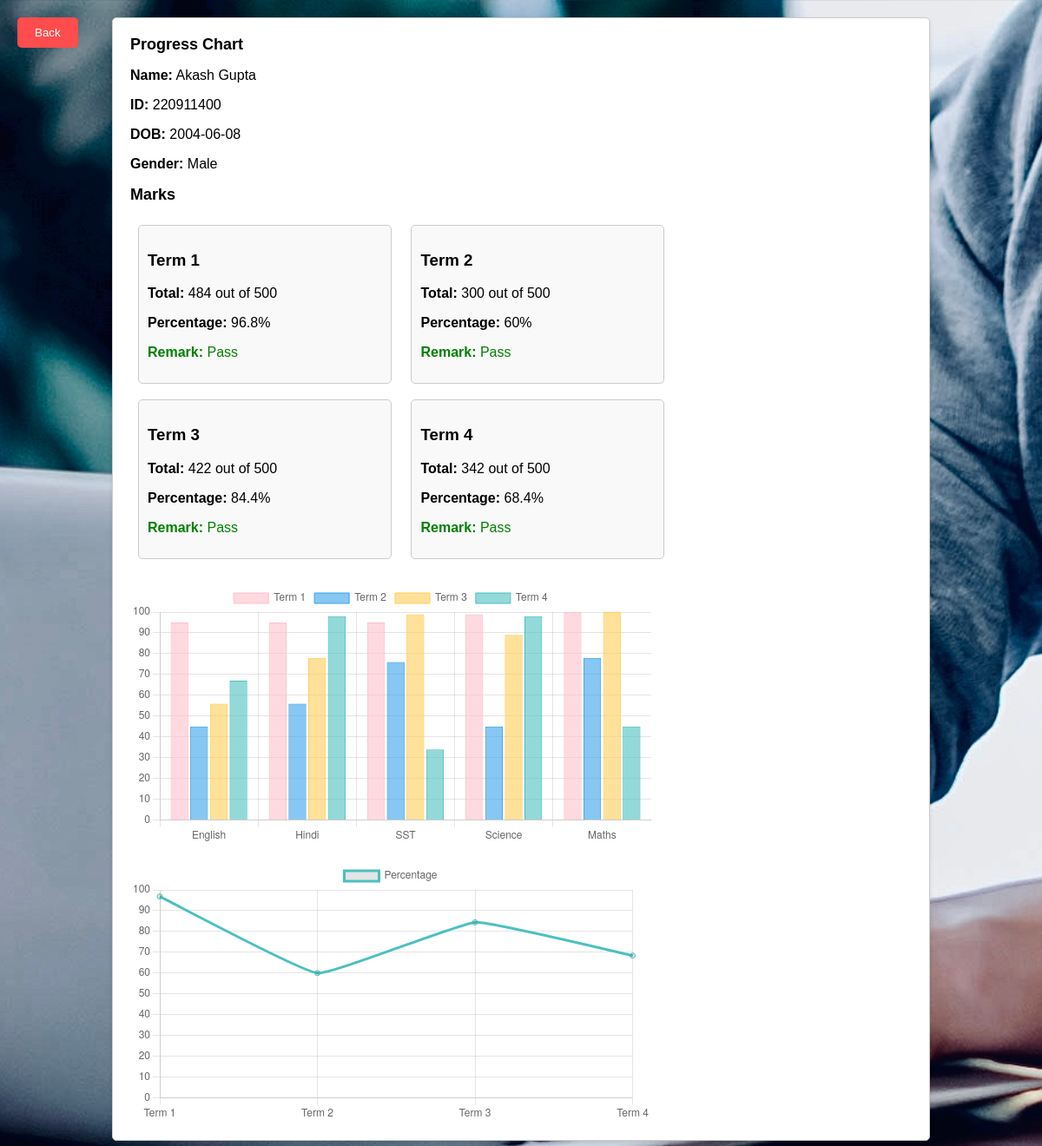
Page /progress.php (signed in) on the committed database.
### tables this page shows
CREATE TABLE `student` (
  `email` varchar(25) NOT NULL,
  `name` varchar(15) NOT NULL,
  `ID` int(10) NOT NULL,
  `dob` date NOT NULL,
  `gender` varchar(7) NOT NULL,
  `class` int(11) NOT NULL
);

CREATE TABLE `marks` (
  `email` varchar(25) NOT NULL,
  `ID` int(10) NOT NULL,
  `term` varchar(6) NOT NULL,
  `english` int(3) NOT NULL,
  `hindi` int(3) NOT NULL,
  `sst` int(3) NOT NULL,
  `science` int(3) NOT NULL,
  `maths` int(3) NOT NULL,
  `percent` float NOT NULL
);

### progress.php (the view, shortened to what this page needs)
<?php
include 'connect.php';
$email = $_SESSION['user_email'];
$studentQuery = "SELECT * FROM student WHERE email = ?";
$marksQuery = "SELECT * FROM marks WHERE email = ?";
$stmt = $pdo->prepare($studentQuery);
$stmt->bindParam(1, $email);
$stmt->execute();
$studentResult = $stmt->fetchAll(PDO::FETCH_ASSOC);
$stmtMarks = $pdo->prepare($marksQuery);
$stmtMarks->bindParam(1, $email);
$stmtMarks->execute();
$marksResults = $stmtMarks->fetchAll(PDO::FETCH_ASSOC);
function getGrade($marks) {
    if ($marks >= 91) return 'A+';
    return 'F';
}
function getRemark($percentage) {
    return $percentage < 36 ? 'Fail' : 'Pass';
}
function getSubjectGrade($marks) {
    if ($marks >= 91) return 'A+';
    if ($marks >= 81) return 'A';
    if ($marks >= 71) return 'B';
    if ($marks >= 61) return 'C';
    if ($marks >= 51) return 'D';
    if ($marks >= 36) return 'E';
    return 'F';
}
if (count($studentResult) > 0 && count($marksResults) > 0) {
    $student = $studentResult[0];
    $termsData = [];
    foreach ($marksResults as $marks) {
        $totalMarks = $marks['english'] + $marks['hindi'] + $marks['sst'] + $marks['science'] + $marks['maths'];
        $percentage = ($totalMarks / 500) * 100;
        $termsData[] = [
            'term' => $marks['term'],
            'marks' => [
                'English' => $marks['english'],
                'Hindi' => $marks['hindi'],
                'SST' => $marks['sst'],
                'Science' => $marks['science'],
                'Maths' => $marks['maths'],
            ],
            'grades' => [
                'English' => getSubjectGrade($marks['english']),
                'Hindi' => getSubjectGrade($marks['hindi']),
                'SST' => getSubjectGrade($marks['sst']),
                'Science' => getSubjectGrade($marks['science']),
                'Maths' => getSubjectGrade($marks['maths']),
            ],
            'total' => $totalMarks,
            'percentage' => round($percentage, 2),
            'grade' => getGrade($totalMarks),
            'remark' => getRemark($percentage),
        ];
    }
} else {
    echo "<div>No student data found.</div>";
    exit();
}
?>
<!DOCTYPE html>
<html lang="en">
<head>
</head>
<body>
<button class="back-btn" onclick="window.location.href='index.php'">Back</button>
    <div class="container" id="printArea">
        <h2>Progress Chart</h2>
        <p><strong>Name:</strong> <?php echo htmlspecialchars($student['name']); ?></p>
        <p><strong>ID:</strong> <?php echo htmlspecialchars($student['ID']); ?></p>
        <p><strong>DOB:</strong> <?php echo htmlspecialchars($student['dob']); ?></p>
        <p><strong>Gender:</strong> <?php echo htmlspecialchars($student['gender']); ?></p>
        <h2>Marks</h2>
        <div class="term-boxes">
            <?php foreach ($termsData as $termData): ?>
            <div class="term-box">
                <h3><?php echo htmlspecialchars($termData['term']); ?></h3>
                <p><strong>Total:</strong> <?php echo $termData['total']; ?> out of 500</p>
                <p><strong>Percentage:</strong> <?php echo $termData['percentage']; ?>%</p>
                <p class="<?php echo $termData['remark'] === 'Fail' ? 'fail' : 'pass'; ?>">
                    <strong>Remark:</strong> <?php echo htmlspecialchars($termData['remark']); ?>
                </p>
            </div>
            <?php endforeach; ?>
        </div>
        <div class="chart-container">
            <canvas id="marksChart"></canvas>
        </div>
        <div class="chart-container">
            <canvas id="percentageChart"></canvas>
        </div>
    </div>
    <script>
        // Marks Chart for each term
        const marksData = <?php echo json_encode(array_map(function($termData) {
            return $termData['marks'];
        }, $termsData)); ?>;
        const labels = <?php echo json_encode(array_map(function($termData) {
            return $termData['term'];
        }, $termsData)); ?>;
        const marksChart = new Chart(document.getElementById('marksChart').getContext('2d'), {
            type: 'bar',
            data: {
                labels: ['English', 'Hindi', 'SST', 'Science', 'Maths'],
                datasets: labels.map((label, index) => ({
                    label: label,
                    data: Object.values(marksData[index]),
                    backgroundColor: ['rgba(255, 192, 203, 0.6)', 'rgba(54, 162, 235, 0.6)', 'rgba(255, 206, 86, 0.6)', 'rgba(75, 192, 192, 0.6)', 'rgba(153, 102, 255, 0.6)'][index],
                    borderColor: ['rgba(255, 192, 203, 1)', 'rgba(54, 162, 235, 1)', 'rgba(255, 206, 86, 1)', 'rgba(75, 192, 192, 1)', 'rgba(153, 102, 255, 1)'][index],
                    borderWidth: 1
                })),
            },
            options: {
                scales: {
                    y: {
                        beginAtZero: true
                    }
                }
            }
        });
        // Percentage Chart
        const percentageData = <?php echo json_encode(array_map(function($termData) {
            return $termData['percentage'];
        }, $termsData)); ?>;
        const percentageChart = new Chart(document.getElementById('percentageChart').getContext('2d'), {
            type: 'line',
            data: {
                labels: labels,
                datasets: [{
                    label: 'Percentage',
                    data: percentageData,
                    fill: false,
                    borderColor: 'rgba(75, 192, 192, 1)',
                    tension: 0.1
                }]
            },
            options: {
                scales: {
                    y: {
                        beginAtZero: true
                    }
                }
            }
        });
    </script>
</body>
</html>

### progress.php (style rules this page uses)
body { font-family: Arial, sans-serif; background-image: url('main.jpg'); background-size: cover; background-position: center; margin: 0; padding: 20px; }
.container { width: 900px; padding: 20px; background-color: #fff; border: 1px solid #ccc; border-radius: 5px; box-shadow: 0 2px 5px rgba(0, 0, 0, 0.1); margin: auto; }
.term-box { display: inline-block; width: 30%; margin: 1%; padding: 10px; border: 1px solid #ccc; border-radius: 5px; background-color: #f9f9f9; }
h2 { margin: 0 0 15px; font-size: 18px; }
.chart-container { width: 100%; height: 300px; margin-top: 20px; }
.pass { color: green; }
.back-btn { position: absolute; top: 20px; left: 20px; padding: 10px 20px; background-color: #ff4d4d; color: white; border: none; border-radius: 5px; cursor: pointer; }

### rows in the picture
student: name "Akash Gupta", ID "220911400", dob "2004-06-08", gender "Male"
marks: term "Term 1", total "484", percent "96.8", remark "Pass"
marks: term "Term 2", total "300", percent "60", remark "Pass"
marks: term "Term 3", total "422", percent "84.4", remark "Pass"
marks: term "Term 4", total "342", percent "68.4", remark "Pass"
